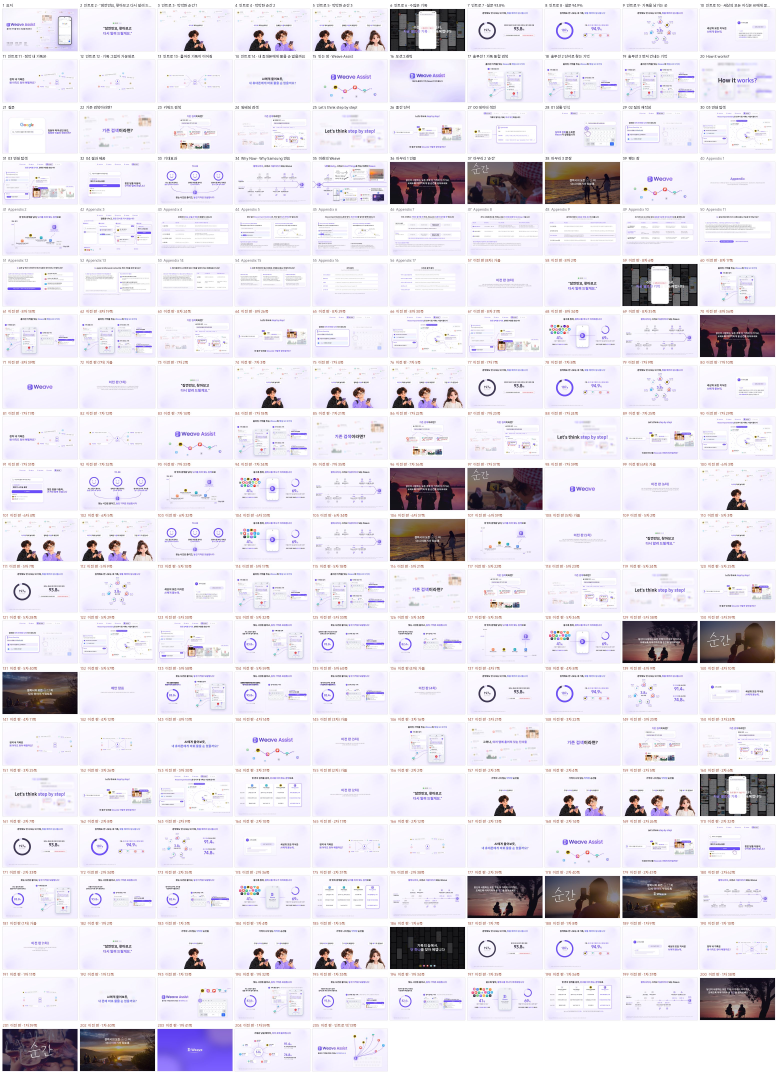
#> input picture weave/결선준비/통합본_Claude/한눈에.jpg, 3110 x 4294 px, given in place of s05.png, which was not available (shown at 1/4 size)
$ python pad_audit.py 5
#> lines starting #> are read from the running program, lines starting #| are printed output that depends on the picture; after the words box and inside, x2 and y2 are one past the last pixel; in counts of white or black regions, pixels touching at a corner belong together
#!/usr/bin/env python3
"""떠 있는 흰 조각(카드, 말풍선)의 안쪽 여백을 장의 그림에서 잰다.

  python tools/pad_audit.py 35                          → 35쪽의 조각마다 (왼, 위, 오른, 아래) 여백을 적고 out/pad_audit/s35.png에 그려 봄
  python tools/pad_audit.py 30 31 35                    → 여러 쪽
  python tools/pad_audit.py --png out/next_try/png_미래 2   → 다른 폴더의 그림(sNN.png)

그림은 make.py --png로 찍은 out/png/sNN.png(1600×900)를 읽는다. 여백의 단위는 장의 px(1280×720).
흰 조각 = 순백 픽셀이 이어진 덩어리 가운데 네 변 안쪽이 흰 것. 잉크 = 그 덩어리에 둘러싸인 흰색 아닌 픽셀(글, 아이콘, 회색 말풍선).
회색 말풍선(F3F1F7)은 한 번 더 잰다: 말풍선 안의 글까지의 여백.
옅게 깔린 조각, 사진으로 꽉 찬 조각, 알약처럼 둥근 조각은 못 찾을 수 있다(그런 것은 그림을 잘라 눈으로 봄).

11월 14일: 35쪽의 기록 카드가 빽빽하다는 검토를 받고 30쪽의 기록 카드와 견주려고 만듦
(30쪽은 글이 테두리에서 14~16px, 35쪽은 7~10px이었고 12~14px로 고침).
"""
import argparse
from pathlib import Path

import numpy as np
from PIL import Image, ImageDraw
from scipy import ndimage as ndi

HERE = Path(__file__).resolve().parent.parent
OUT = HERE / 'out' / 'pad_audit'
BUBBLE = (243, 241, 247)            # 회색 말풍선의 색(ui.GRAY_FILL)


def ring_ok(comp, m=3, keep=0.7, need=0.9):
    """덩어리의 네 변에서 m px 안쪽 줄이 (모서리를 뺀 가운데 keep만큼) 거의 다 덩어리에 들면 네모난 조각으로 봄."""
    h, w = comp.shape
    a, b = int(w * (1 - keep) / 2), int(w * (1 + keep) / 2)
    c, d = int(h * (1 - keep) / 2), int(h * (1 + keep) / 2)
    edges = [comp[m, a:b], comp[h - 1 - m, a:b], comp[c:d, m], comp[c:d, w - 1 - m]]
    return all(e.mean() >= need for e in edges)


def find(mask, im, k, kind, min_w, min_h, ink_fn=None):
    """mask의 덩어리 가운데 조각을 찾아 [{kind, x, y, w, h, L, T, R, B}] (장의 px)."""
    H, W = mask.shape
    lab, _ = ndi.label(mask)
    out = []
    for i, sl in enumerate(ndi.find_objects(lab), 1):
        y0, y1, x0, x1 = sl[0].start, sl[0].stop, sl[1].start, sl[1].stop
        w, h = x1 - x0, y1 - y0
        if w < min_w * k or h < min_h * k or w * h > 0.45 * W * H:
            continue
        comp = lab[sl] == i
        if not ring_ok(comp):
            continue
        ink = ndi.binary_fill_holes(comp) & ~comp
        if ink_fn is not None:
            ink &= ink_fn(im[sl])
        if ink.sum() < 12:
            continue
        ys, xs = np.where(ink)
        out.append(dict(kind=kind, x=round(x0 / k, 1), y=round(y0 / k, 1), w=round(w / k, 1), h=round(h / k, 1),
                        L=round(xs.min() / k, 1), T=round(ys.min() / k, 1), R=round((w - 1 - xs.max()) / k, 1), B=round((h - 1 - ys.max()) / k, 1)))
    return out


def audit(png):
    im = np.asarray(Image.open(png).convert('RGB')).astype(np.int16)
    k = im.shape[1] / 1280
    res = find(im.min(axis=2) >= 251, im, k, '카드', 44, 22)
    grey = np.abs(im - np.array(BUBBLE)).max(axis=2) <= 3
    res += find(grey, im, k, '말풍선', 30, 14, ink_fn=lambda a: a.max(axis=2) < 200)
    return sorted(res, key=lambda b: (b['y'], b['x'])), k


def draw(png, res, k, dst):
    """잰 것을 그림 위에: 조각의 테두리(카드는 빨강, 말풍선은 파랑), 잉크의 테두리(초록), 여백 네 값."""
    im = Image.open(png).convert('RGB')
    d = ImageDraw.Draw(im)
    for b in res:
        x, y, w, h = b['x'] * k, b['y'] * k, b['w'] * k, b['h'] * k
        col = (230, 40, 60) if b['kind'] == '카드' else (20, 120, 220)
        d.rectangle((x, y, x + w, y + h), outline=col, width=2)
        d.rectangle((x + b['L'] * k, y + b['T'] * k, x + w - b['R'] * k, y + h - b['B'] * k), outline=(0, 170, 90), width=1)
        t = '%g %g %g %g' % (b['L'], b['T'], b['R'], b['B'])
        d.rectangle((x, y - 12, x + d.textlength(t) + 4, y), fill=col)
        d.text((x + 2, y - 12), t, fill='white')
    dst.parent.mkdir(parents=True, exist_ok=True)
    im.save(dst)


def main():
    ap = argparse.ArgumentParser()
    ap.add_argument('pages', type=int, nargs='+')
    ap.add_argument('--png', default=str(HERE / 'out' / 'png'), help='sNN.png이 있는 폴더')
    a = ap.parse_args()
    for n in a.pages:
        png = Path(a.png) / ('s%02d.png' % n)
        res, k = audit(png)
#> in find, `lab, _ = ndi.label(mask)`:
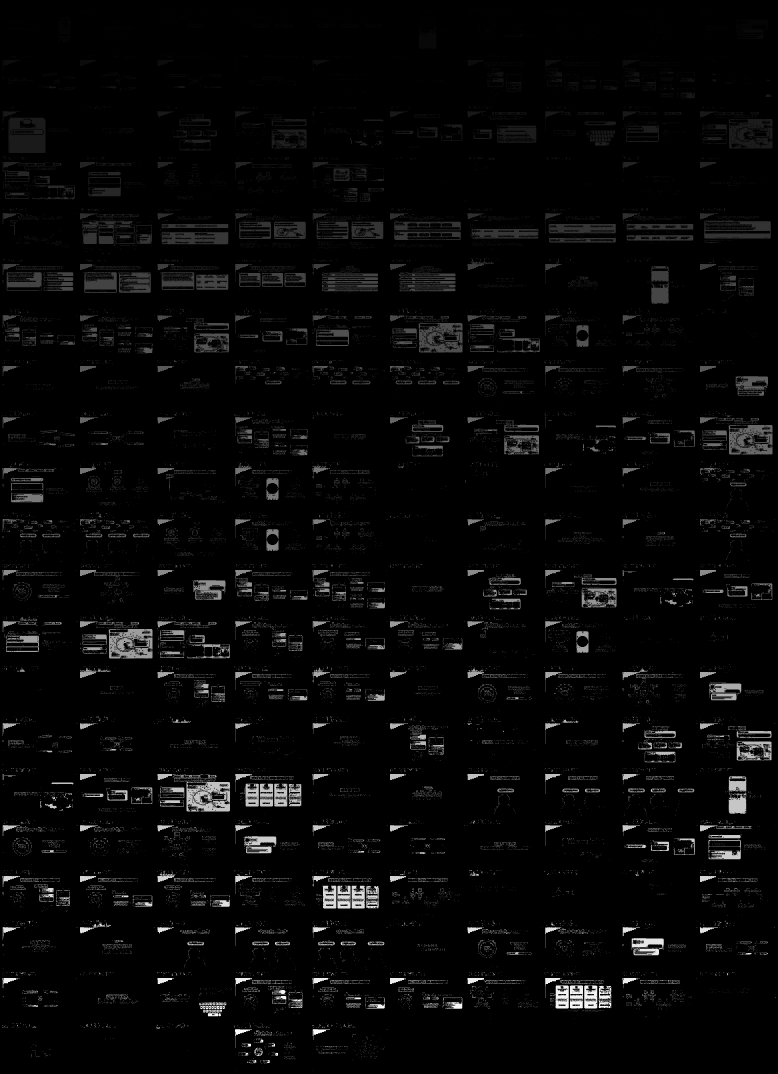
#> lab: shape (4294, 3110) int32 (shown at 1/4 size); min 0, max 101159, mean 2987.3; drawn with min black and max white
#> in find, `lab, _ = ndi.label(mask)`:
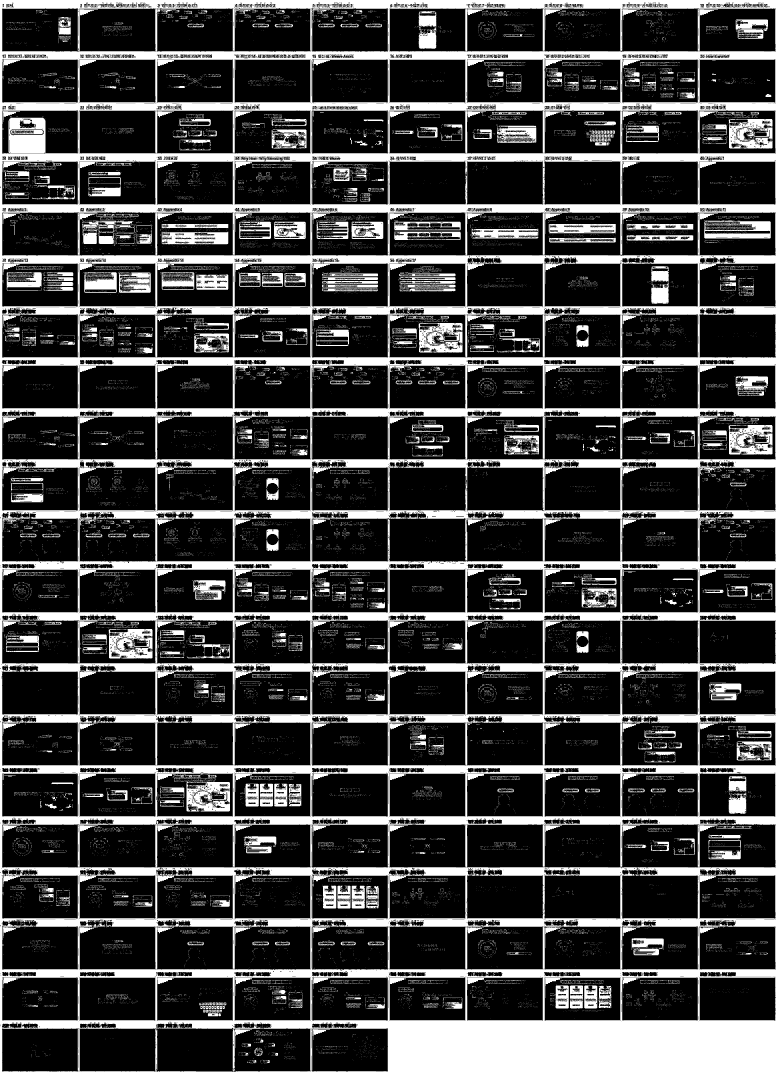
#> mask: shape (4294, 3110) bool (shown at 1/4 size); 24.9% white; 60239 white regions (58519 under 20 px), largest, box (x1, y1, x2, y2) and area: (0, 0, 3110, 4294) 2432485, (34, 471, 182, 612) 16407, (2916, 476, 3090, 594) 13885
#> the loop in find, `for i, sl in enumerate(ndi.find_objects(lab), 1):` made 101159 passes
#> (y0, y1, x0, x1) on passes 1 to 3: (0, 4294, 0, 3110), (13, 14, 1365, 1366), (14, 19, 1349, 1351)
#> after the loop in find, `for i, sl in enumerate(ndi.find_objects(lab), 1):`:
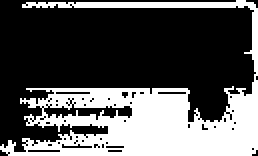
#> comp: shape (78, 129) bool (shown 2 times larger); 34.6% white; 1 white region, box (x1, y1, x2, y2) and area: (0, 0, 129, 78) 3478
#> after the loop in find, `for i, sl in enumerate(ndi.find_objects(lab), 1):`: out = []
#> in audit, `grey = np.abs(im - np.array(BUBBLE)).max(axis=2) <= 3`:
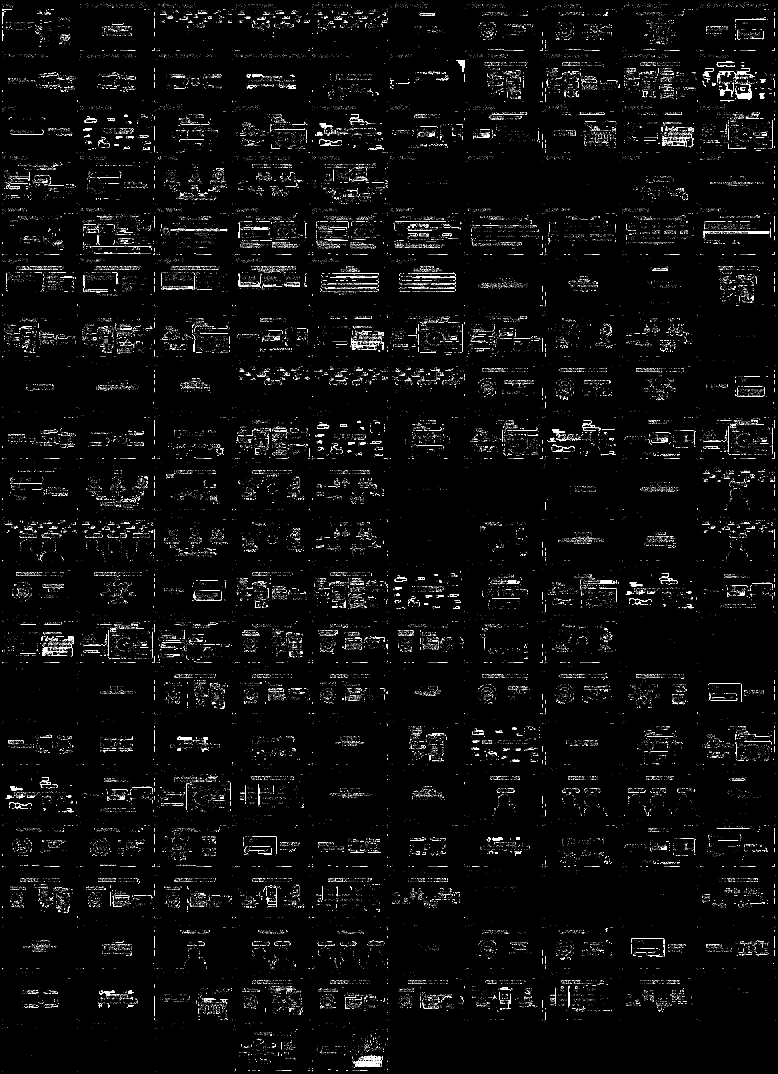
#> grey: shape (4294, 3110) bool (shown at 1/4 size); 1.4% white in thin lines or dots
#> call 2 of find, with k = 2.43, kind = '말풍선', min_w = 30, min_h = 14
#> in find (call 2), `lab, _ = ndi.label(mask)`:
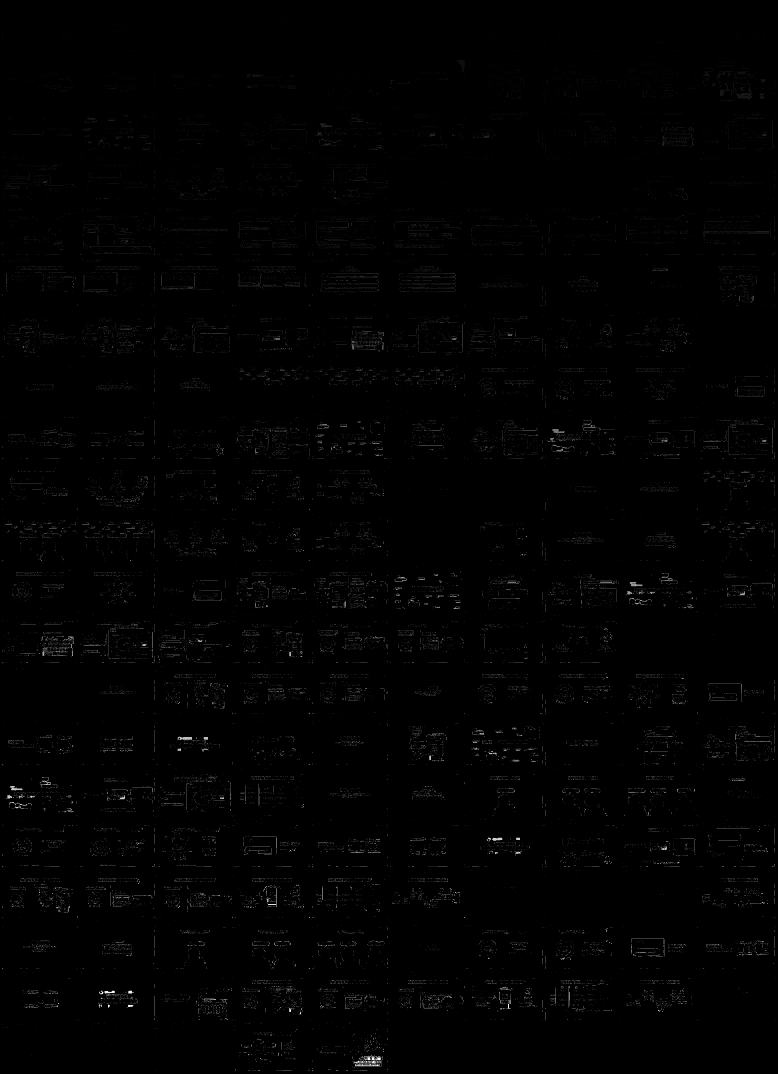
#> lab: shape (4294, 3110) int32 (shown at 1/4 size); min 0, max 78603, mean 541.1; drawn with min black and max white
#> the loop in find (call 2), `for i, sl in enumerate(ndi.find_objects(lab), 1):` made 78603 passes
#> (y0, y1, x0, x1) on passes 1 to 3: (8, 9, 577, 578), (8, 9, 2993, 2994), (9, 10, 567, 568)
        print('%d쪽: 조각 %d' % (n, len(res)))
#| 5쪽: 조각 0
        for b in res:
            print('   %-3s (%6.1f, %5.1f) %5.1f×%5.1f   왼 %4.1f  위 %4.1f  오른 %5.1f  아래 %4.1f' %
                  (b['kind'], b['x'], b['y'], b['w'], b['h'], b['L'], b['T'], b['R'], b['B']))
#> this loop made 0 passes
        draw(png, res, k, OUT / ('s%02d.png' % n))
#> in draw, im is the input picture: PIL image 3110x4294 RGB; mean R, G, B 229.6, 225.2, 234
    print('→', OUT)


if __name__ == '__main__':
    main()
